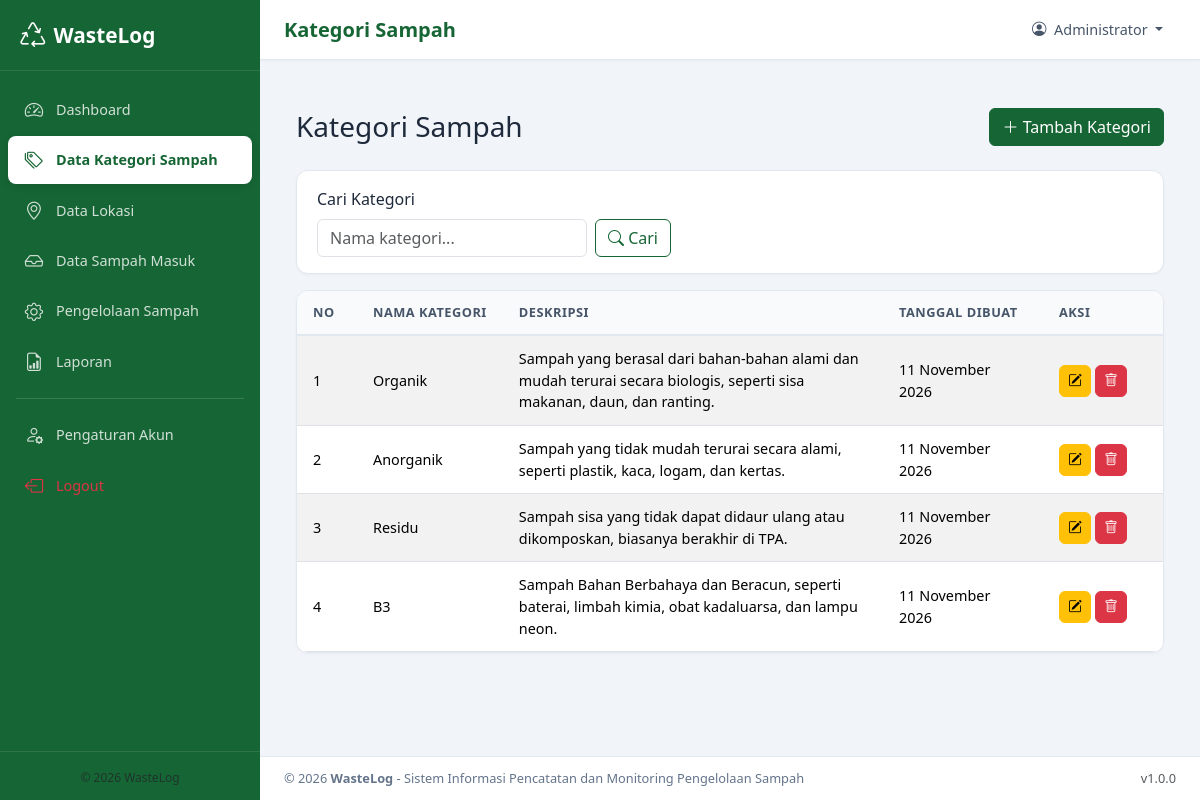
The app's page /kategori/index.php (signed in) with its own data.
### tables this page shows
CREATE TABLE `kategori_sampah` (
    `id`             INT NOT NULL AUTO_INCREMENT,
    `nama_kategori`  VARCHAR(100) NOT NULL,
    `deskripsi`      TEXT,
    `created_at`     TIMESTAMP DEFAULT CURRENT_TIMESTAMP,
    PRIMARY KEY (`id`)
);

### config/koneksi.php (called while the page is built, shortened)
<?php
function e(?string $str): string {
    return htmlspecialchars($str ?? '', ENT_QUOTES, 'UTF-8');
}
function format_tanggal(string $date): string {
    $bulan = [
        1 => 'Januari', 'Februari', 'Maret', 'April', 'Mei', 'Juni',
        'Juli', 'Agustus', 'September', 'Oktober', 'November', 'Desember'
    ];
    $d = date_create($date);
    return date_format($d, 'd') . ' ' . $bulan[(int)date_format($d, 'n')] . ' ' . date_format($d, 'Y');
}
function paginate(PDO $pdo, string $query, array $params, int $page, int $perPage = 10): array {
    $countQuery = "SELECT COUNT(*) FROM (" . $query . ") AS count_table";
    $stmt = $pdo->prepare($countQuery);
    $stmt->execute($params);
    $total = (int) $stmt->fetchColumn();
    $totalPages = max(1, ceil($total / $perPage));
    $page = max(1, min($page, $totalPages));
    $offset = ($page - 1) * $perPage;
    $dataQuery = $query . " LIMIT " . (int)$perPage . " OFFSET " . (int)$offset;
    $stmt = $pdo->prepare($dataQuery);
    $stmt->execute($params);
    $data = $stmt->fetchAll();
    return [
        'data'        => $data,
        'total'       => $total,
        'page'        => $page,
        'per_page'    => $perPage,
        'total_pages' => $totalPages,
    ];
}

### kategori/index.php (the view, shortened to what this page needs)
<?php
require_once __DIR__ . '/../config/koneksi.php';
$search = isset($_GET['search']) ? trim($_GET['search']) : '';
$page = isset($_GET['page']) ? max(1, (int)$_GET['page']) : 1;
$per_page = 10;
$query = "SELECT * FROM kategori_sampah";
$params = [];
$query .= " ORDER BY created_at DESC";
$pagination = paginate($pdo, $query, $params, $page, $per_page);
require_once __DIR__ . '/../includes/header.php';
require_once __DIR__ . '/../includes/sidebar.php';
require_once __DIR__ . '/../includes/navbar.php';
?>
<div class="container-fluid py-4">
    <div class="d-flex justify-content-between align-items-center mb-4">
        <h1 class="h3 mb-0">Kategori Sampah</h1>
        <a href="<?= BASE_URL ?>/kategori/tambah.php" class="btn btn-primary">
            <i class="bi bi-plus-lg"></i> Tambah Kategori
        </a>
    </div>
    <div class="filter-bar mb-3">
        <form method="GET" action="" class="row g-2 align-items-end">
            <div class="col-md-4">
                <label for="search" class="form-label">Cari Kategori</label>
                <input type="text" class="form-control" id="search" name="search"
                       value="<?= e($search) ?>" placeholder="Nama kategori...">
            </div>
            <div class="col-auto">
                <button type="submit" class="btn btn-outline-primary">
                    <i class="bi bi-search"></i> Cari
                </button>
            </div>
        </form>
    </div>
    <div class="table-wrapper">
        <table class="table table-striped table-hover">
            <thead>
                <tr>
                    <th style="width: 60px;">No</th>
                    <th>Nama Kategori</th>
                    <th>Deskripsi</th>
                    <th style="width: 160px;">Tanggal Dibuat</th>
                    <th style="width: 120px;">Aksi</th>
                </tr>
            </thead>
            <tbody>
                <?php if (count($pagination['data']) > 0): ?>
                    <?php foreach ($pagination['data'] as $i => $row): ?>
                        <tr>
                            <td><?= ($pagination['page'] - 1) * $pagination['per_page'] + $i + 1 ?></td>
                            <td><?= e($row['nama_kategori']) ?></td>
                            <td><?= e($row['deskripsi'] ?? '-') ?></td>
                            <td><?= format_tanggal($row['created_at']) ?></td>
                            <td>
                                <div class="d-flex gap-1">
                                    <a href="<?= BASE_URL ?>/kategori/edit.php?id=<?= (int)$row['id'] ?>"
                                       class="btn btn-warning btn-action" title="Edit">
                                        <i class="bi bi-pencil-square"></i>
                                    </a>
                                    <form method="POST" action="<?= BASE_URL ?>/kategori/hapus.php" class="d-inline">
                                        <button type="submit" class="btn btn-danger btn-action btn-delete" title="Hapus">
                                            <i class="bi bi-trash"></i>
                                        </button>
                                    </form>
                                </div>
                            </td>
                        </tr>
                    <?php endforeach; ?>
                <?php endif; ?>
            </tbody>
        </table>
    </div>
</div>
<?php require_once __DIR__ . '/../includes/footer.php'; ?>

### assets/css/style.css (style rules this page uses)
:root { --primary: #166534; --primary-light: #22C55E; --primary-dark: #14532d; --primary-bg: #f0fdf4; --sidebar-width: 260px; --navbar-height: 60px; --transition: 0.3s ease; }
* { box-sizing: border-box; }
body { font-family: 'Segoe UI', system-ui, -apple-system, sans-serif; background: #f1f5f9; color: #1e293b; margin: 0; min-height: 100vh; }
a { text-decoration: none; }
.table-wrapper { background: #fff; border-radius: 0.75rem; border: 1px solid #e2e8f0; box-shadow: 0 1px 3px rgba(0,0,0,0.04); overflow: hidden; }
.table-wrapper .table { margin: 0; }
.table thead th { background: #f8fafc; color: #475569; font-size: 0.8rem; text-transform: uppercase; letter-spacing: 0.5px; font-weight: 600; border-bottom: 2px solid #e2e8f0; white-space: nowrap; padding: 0.75rem 1rem; }
.table tbody td { padding: 0.75rem 1rem; vertical-align: middle; font-size: 0.9rem; }
.table-striped tbody tr:nth-child(even) { background: #f8fafc; }
.btn-primary { background: var(--primary); border-color: var(--primary); }
.btn-outline-primary { color: var(--primary); border-color: var(--primary); }
.btn-action { width: 32px; height: 32px; display: inline-flex; align-items: center; justify-content: center; border-radius: 0.375rem; padding: 0; font-size: 0.85rem; }
.filter-bar { background: #fff; border-radius: 0.75rem; padding: 1rem 1.25rem; border: 1px solid #e2e8f0; margin-bottom: 1rem; box-shadow: 0 1px 3px rgba(0,0,0,0.04); }

### records on screen
kategori_sampah: per_page "1", nama_kategori "Organik", deskripsi "Sampah yang berasal dari bahan-bahan alami dan mudah terurai secara biologis, seperti sisa makanan, daun, dan ranting.", created_at "11 November 2026"
kategori_sampah: per_page "2", nama_kategori "Anorganik", deskripsi "Sampah yang tidak mudah terurai secara alami, seperti plastik, kaca, logam, dan kertas.", created_at "11 November 2026"
kategori_sampah: per_page "3", nama_kategori "Residu", deskripsi "Sampah sisa yang tidak dapat didaur ulang atau dikomposkan, biasanya berakhir di TPA.", created_at "11 November 2026"
kategori_sampah: per_page "4", nama_kategori "B3", deskripsi "Sampah Bahan Berbahaya dan Beracun, seperti baterai, limbah kimia, obat kadaluarsa, dan lampu neon.", created_at "11 November 2026"

### other values on screen
APP_NAME "WasteLog"
$page_title "Kategori Sampah"
$_SESSION['user_nama'] "Administrator"
